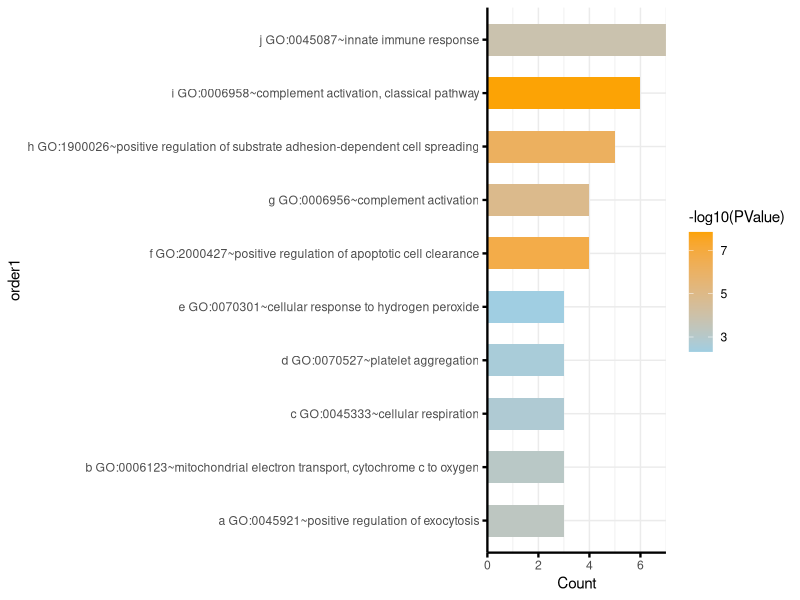
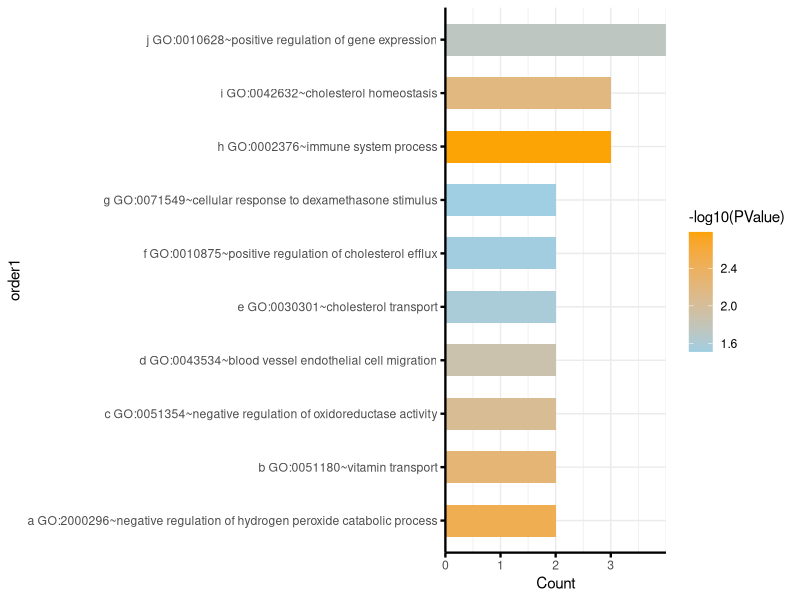
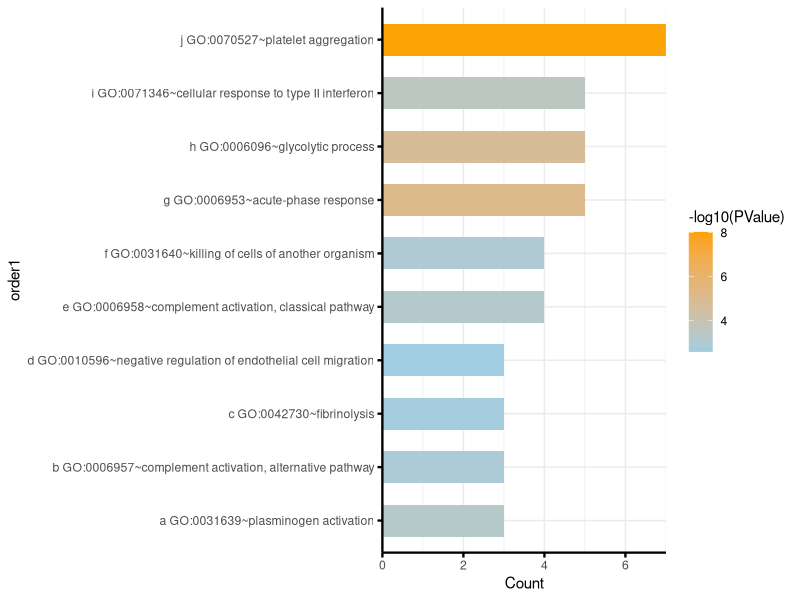
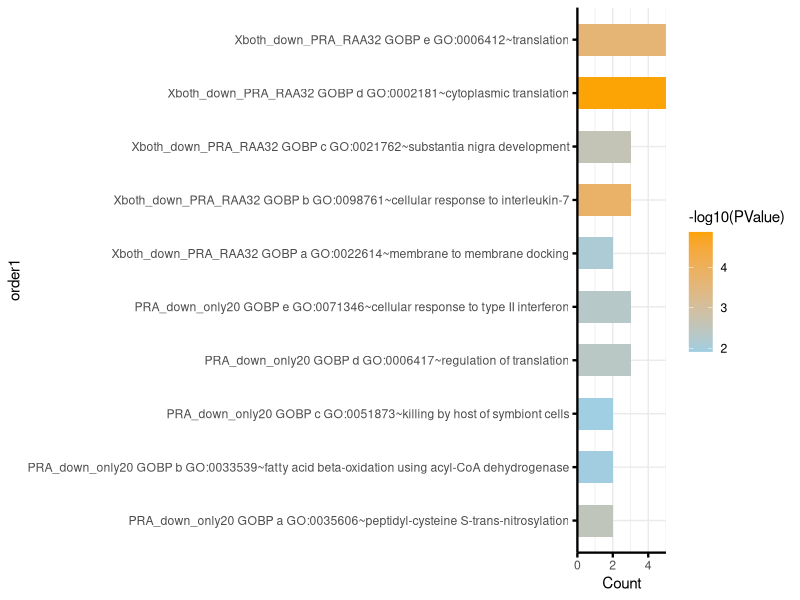

These figures' R source, in order:

library(dplyr)
library(ggplot2)
library(ggpubr)

rm(list = ls())
data=data.table::fread("PRA_up_only31 GOBP.txt")%>%arrange(PValue) %>% filter(PValue<0.05)
dat=data[1:10,]%>%arrange(Count)%>%mutate(order=letters[1:10])
names(dat)

dat$order1 = paste(dat$order, dat$Term)
ggplot(dat, aes(Count, order1, fill=-log10(PValue)))+
  geom_bar(stat="identity", width = .6, color="transparent")+
  scale_size(range=c(2,5))+
  scale_fill_gradient(high="#FCA305", low="#A0CEE2", breaks = c(3,5,7))+
  scale_x_continuous(expand = c(0,0), breaks = c(0,2,4,6,8))+
  theme_minimal()+
  theme(axis.line = element_line(linewidth=.8, color="black"),
        axis.ticks = element_line(linewidth=.8, color="black"),
        axis.ticks.length = unit(1.25,"mm"))
ggsave("eFig 2a.pdf", width = 7.5, height = 3)




rm(list = ls())
data=data.table::fread("RAA_up_only24 GOBP.txt")%>%arrange(PValue) %>% filter(PValue<0.05)
dat=data[1:10,]%>%arrange(Count)%>%mutate(order=letters[1:10])
names(dat)

dat$order1 = paste(dat$order, dat$Term)
ggplot(dat, aes(Count, order1, fill=-log10(PValue)))+
  geom_bar(stat="identity", width = .6, color="transparent")+
  scale_size(range=c(2,5))+
  scale_fill_gradient(high="#FCA305", low="#A0CEE2", breaks = c(1.6,2,2.4,2.8))+
  scale_x_continuous(expand = c(0,0), breaks = c(0,1,2,3))+
  theme_minimal()+
  theme(axis.line = element_line(linewidth=.8, color="black"),
        axis.ticks = element_line(linewidth=.8, color="black"),
        axis.ticks.length = unit(1.25,"mm"))
ggsave("eFig 2c.pdf", width = 7, height = 3)



rm(list = ls())
data=data.table::fread("both_up_PRA_RAA70 GOBP.txt")%>%arrange(PValue) %>% filter(PValue<0.05)
dat=data[1:10,]%>%arrange(Count)%>%mutate(order=letters[1:10])
names(dat)

dat$order1 = paste(dat$order, dat$Term)
ggplot(dat, aes(Count, order1, fill=-log10(PValue)))+
  geom_bar(stat="identity", width = .6, color="transparent")+
  scale_size(range=c(2,5))+
  scale_fill_gradient(high="#FCA305", low="#A0CEE2", breaks=c(4,6,8))+
  scale_x_continuous(expand = c(0,0), breaks = c(0,2,4,6))+
  theme_minimal()+
  theme(axis.line = element_line(linewidth=.8, color="black"),
        axis.ticks = element_line(linewidth=.8, color="black"),
        axis.ticks.length = unit(1.25,"mm"))
ggsave("eFig 2e.pdf", width = 7, height = 3)





rm(list = ls())
data=data.table::fread("PRA_down_only20 GOBP.txt")%>%arrange(PValue) %>% filter(PValue<0.05)
d1=data[1:5,]%>%arrange(Count)%>%mutate(order=letters[1:5])
names(d1)

data=data.table::fread("both_down_PRA_RAA32 GOBP.txt")%>%arrange(PValue) %>% filter(PValue<0.05)
d2=data[1:5,]%>%arrange(Count)%>%mutate(order=letters[1:5])
names(d2)

dat = rbind(d1%>%mutate(type="PRA_down_only20 GOBP"),d2%>%mutate(type="Xboth_down_PRA_RAA32 GOBP"))
dat$order=paste(dat$type, dat$order)

dat$order1 = paste(dat$order, dat$Term)
ggplot(dat, aes(Count, order1, fill=-log10(PValue)))+
  geom_bar(stat="identity", width = .6, color="transparent")+
  scale_size(range=c(2,5))+
  scale_fill_gradient(high="#FCA305", low="#A0CEE2", breaks=c(2,3,4,5))+
  scale_x_continuous(expand = c(0,0), breaks = c(0,2,4,6))+
  theme_minimal()+
  theme(axis.line = element_line(linewidth=.8, color="black"),
        axis.ticks = element_line(linewidth=.8, color="black"),
        axis.ticks.length = unit(1.25,"mm"))
ggsave("eFig 2g.pdf", width = 10, height = 3)

